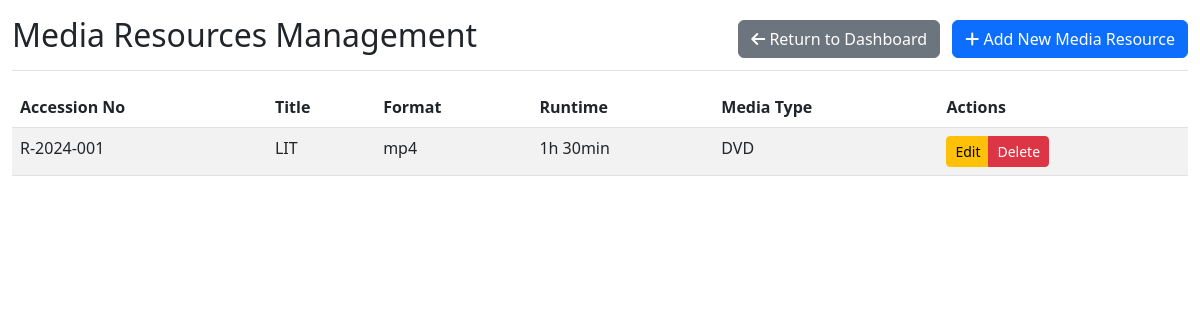
The app's page /admin/media.php (signed in) with its own data.
### tables this page shows
CREATE TABLE `mediaresources` (
  `MediaID` int(11) NOT NULL,
  `ResourceID` int(11) DEFAULT NULL,
  `Format` varchar(50) DEFAULT NULL,
  `Runtime` varchar(50) DEFAULT NULL,
  `MediaType` varchar(50) DEFAULT NULL
);

CREATE TABLE `libraryresources` (
  `ResourceID` int(11) NOT NULL,
  `Title` varchar(255) NOT NULL,
  `AccessionNumber` varchar(50) NOT NULL,
  `Category` enum('Book','Periodical','Media') NOT NULL
);

### admin/media_management.php (called while the page is built, shortened)
<?php
include '..\config\db.php';
function getAllMedia() {
    global $pdo;
    try {
        $stmt = $pdo->query("SELECT m.MediaID, r.Title, m.Format, m.Runtime, m.MediaType, r.AccessionNumber
                              FROM MediaResources m
                              JOIN LibraryResources r ON m.ResourceID = r.ResourceID");
        return $stmt->fetchAll(PDO::FETCH_ASSOC);
    } catch (PDOException $e) {
        error_log("Error fetching media resources: " . $e->getMessage());
        return [];
    }
}
$mediaResources = getAllMedia();
?>

### admin/media.php (the view, shortened to what this page needs)
<?php
include '..\config\db.php';
require_once 'media_management.php';
$itemsPerPage = 10;
$currentPage = isset($_GET['page']) ? max(1, intval($_GET['page'])) : 1;
$offset = ($currentPage - 1) * $itemsPerPage;
$paginatedMedia = array_slice($mediaResources, $offset, $itemsPerPage);
?>
<!DOCTYPE html>
<html lang="en">
<head>
    <link href="https://cdn.jsdelivr.net/npm/bootstrap@5.3.0/dist/css/bootstrap.min.css" rel="stylesheet">
    <link href="https://cdnjs.cloudflare.com/ajax/libs/font-awesome/6.0.0-beta3/css/all.min.css" rel="stylesheet">
</head>
<body>
    <div class="container-fluid">
        <div class="row">
            <main class="col-md-12">
                <div class="d-flex justify-content-between align-items-center pt-3 pb-2 mb-3 border-bottom">
                    <h1 class="h2">Media Resources Management</h1>
                    <div>
                        <a href="index.php" class="btn btn-secondary me-2">
                            <i class="fas fa-arrow-left"></i> Return to Dashboard
                        </a>
                        <button type="button" class="btn btn-primary" data-bs-toggle="modal" data-bs-target="#addMediaModal">
                            <i class="fas fa-plus"></i> Add New Media Resource
                        </button>
                    </div>
                </div>
                <div class="table-responsive">
                    <table class="table table-striped table-hover">
                        <thead>
                            <tr>
                                <th>Accession No</th>
                                <th>Title</th>
                                <th>Format</th>
                                <th>Runtime</th>
                                <th>Media Type</th>
                                <th>Actions</th>
                            </tr>
                        </thead>
                        <tbody>
                            <?php foreach($paginatedMedia as $media): ?>
                                <tr>
                                    <td><?php echo htmlspecialchars($media['AccessionNumber']); ?></td>
                                    <td><?php echo htmlspecialchars($media['Title']); ?></td>
                                    <td><?php echo htmlspecialchars($media['Format']); ?></td>
                                    <td><?php echo htmlspecialchars($media['Runtime']); ?></td>
                                    <td><?php echo htmlspecialchars($media['MediaType']); ?></td>
                                    <td>
                                        <div class="btn-group" role="group">
                                            <button class="btn btn-sm btn-warning edit-media"
                                                data-bs-toggle="modal"
                                                data-bs-target="#editMediaModal"
                                                data-id="<?php echo $media['MediaID']; ?>"
                                                data-title="<?php echo htmlspecialchars($media['Title']); ?>"
                                                data-format="<?php echo htmlspecialchars($media['Format']); ?>"
                                                data-runtime="<?php echo htmlspecialchars($media['Runtime']); ?>"
                                                data-media-type="<?php echo htmlspecialchars($media['MediaType']); ?>">
                                                Edit
                                            </button>
                                            <button class="btn btn-sm btn-danger delete-media"
                                                data-bs-toggle="modal"
                                                data-bs-target="#deleteMediaModal"
                                                data-id="<?php echo $media['MediaID']; ?>"
                                                data-title="<?php echo htmlspecialchars($media['Title']); ?>">
                                                Delete
                                            </button>
                                        </div>
                                    </td>
                                </tr>
                            <?php endforeach; ?>
                        </tbody>
                    </table>
                </div>
            </main>
        </div>
    </div>
</body>
</html>

### records on screen
mediaresources: ResourceID.AccessionNumber "R-2024-001", ResourceID.Title "LIT", Format "mp4", Runtime "1h 30min", MediaType "DVD"
